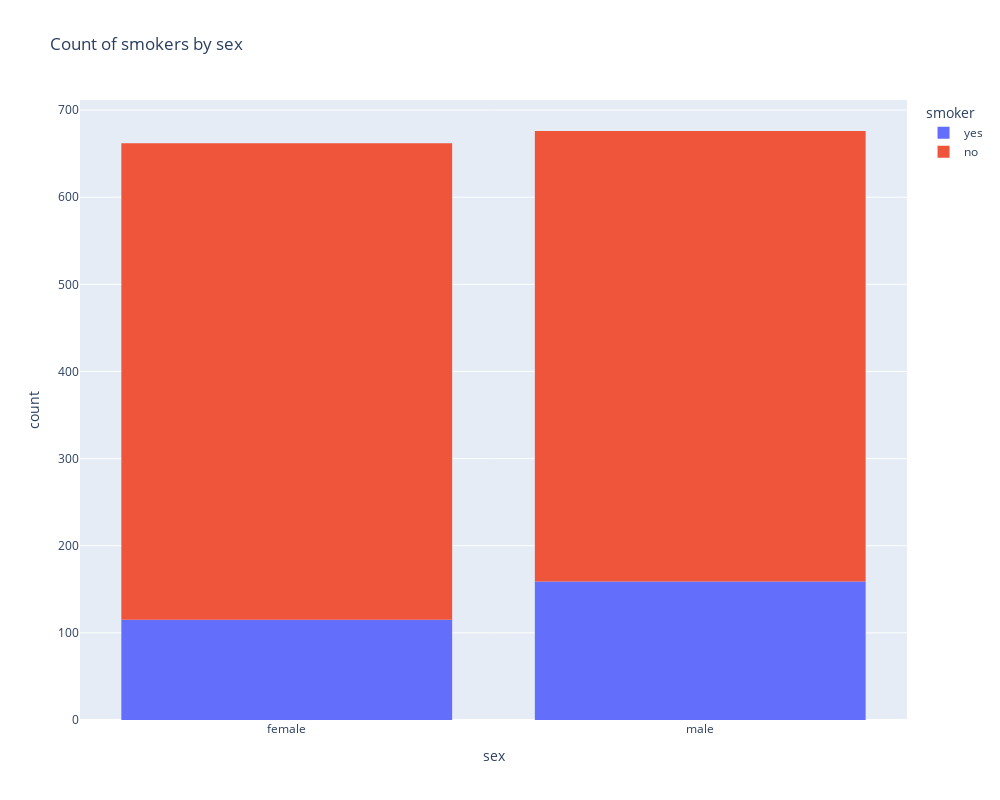

Notebook source saved alongside this figure:
### Code cell
fig=px.histogram(df,x="sex",color="smoker",title="Count of smokers by sex")
fig.update_layout(height=800,width=1000)

# Evaluating smokers by age

### Figure 1 — Plotly figure (JSON) as saved in the notebook; plotly's stock layout.template omitted (floating-point values rounded to 4 significant figures; data arrays with more than 128 entries replaced by an {"elided": "..."} marker saying what was removed)
{"data": [{"alignmentgroup": "True", "bingroup": "x", "hovertemplate": "smoker=yes<br>sex=%{x}<br>count=%{y}<extra></extra>", "legendgroup": "yes", "marker": {"color": "#636efa", "pattern": {"shape": ""}}, "name": "yes", "offsetgroup": "yes", "orientation": "v", "showlegend": true, "type": "histogram", "x": {"elided": "274 str values"}, "xaxis": "x", "yaxis": "y"}, {"alignmentgroup": "True", "bingroup": "x", "hovertemplate": "smoker=no<br>sex=%{x}<br>count=%{y}<extra></extra>", "legendgroup": "no", "marker": {"color": "#EF553B", "pattern": {"shape": ""}}, "name": "no", "offsetgroup": "no", "orientation": "v", "showlegend": true, "type": "histogram", "x": {"elided": "1064 str values"}, "xaxis": "x", "yaxis": "y"}], "layout": {"barmode": "relative", "height": 800, "legend": {"title": {"text": "smoker"}, "tracegroupgap": 0}, "title": {"text": "Count of smokers by sex"}, "width": 1000, "xaxis": {"anchor": "y", "domain": [0, 1], "title": {"text": "sex"}}, "yaxis": {"anchor": "x", "domain": [0, 1], "title": {"text": "count"}}}}
